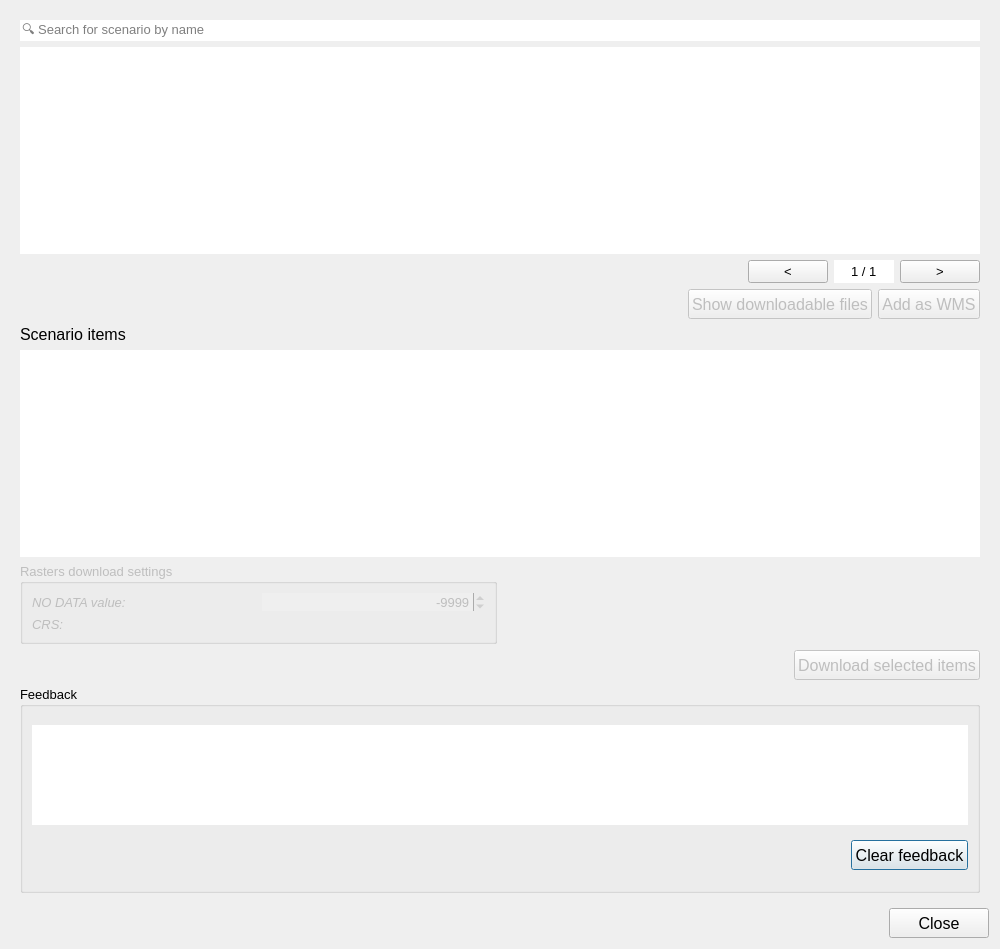
<?xml version="1.0" encoding="UTF-8"?>
<ui version="4.0">
 <class>Dialog</class>
 <widget class="QDialog" name="Dialog">
  <property name="geometry">
   <rect>
    <x>0</x>
    <y>0</y>
    <width>1000</width>
    <height>949</height>
   </rect>
  </property>
  <property name="windowTitle">
   <string>Scenario Archive Browser</string>
  </property>
  <layout class="QGridLayout" name="gridLayout">
   <item row="0" column="0">
    <widget class="QWidget" name="scenario_download_widget" native="true">
     <property name="sizePolicy">
      <sizepolicy hsizetype="Preferred" vsizetype="Expanding">
       <horstretch>0</horstretch>
       <verstretch>0</verstretch>
      </sizepolicy>
     </property>
     <property name="minimumSize">
      <size>
       <width>500</width>
       <height>300</height>
      </size>
     </property>
     <property name="font">
      <font>
       <family>Segoe UI</family>
      </font>
     </property>
     <layout class="QGridLayout" name="gridLayout_8">
      <item row="10" column="0" colspan="2">
       <widget class="QgsCollapsibleGroupBox" name="grp_feedback">
        <property name="enabled">
         <bool>true</bool>
        </property>
        <property name="maximumSize">
         <size>
          <width>16777215</width>
          <height>16777215</height>
         </size>
        </property>
        <property name="font">
         <font>
          <family>Segoe UI</family>
          <pointsize>10</pointsize>
         </font>
        </property>
        <property name="title">
         <string>Feedback</string>
        </property>
        <property name="collapsed">
         <bool>false</bool>
        </property>
        <layout class="QGridLayout" name="gridLayout_2">
         <item row="0" column="0" colspan="2">
          <widget class="QListView" name="feedback_lv">
           <property name="sizePolicy">
            <sizepolicy hsizetype="Expanding" vsizetype="MinimumExpanding">
             <horstretch>0</horstretch>
             <verstretch>0</verstretch>
            </sizepolicy>
           </property>
           <property name="maximumSize">
            <size>
             <width>16777215</width>
             <height>100</height>
            </size>
           </property>
           <property name="font">
            <font>
             <family>Segoe UI</family>
             <pointsize>10</pointsize>
            </font>
           </property>
           <property name="frameShape">
            <enum>QFrame::NoFrame</enum>
           </property>
           <property name="editTriggers">
            <set>QAbstractItemView::NoEditTriggers</set>
           </property>
          </widget>
         </item>
         <item row="1" column="1">
          <widget class="QPushButton" name="pb_clear_feedback">
           <property name="enabled">
            <bool>true</bool>
           </property>
           <property name="minimumSize">
            <size>
             <width>100</width>
             <height>30</height>
            </size>
           </property>
           <property name="maximumSize">
            <size>
             <width>16777215</width>
             <height>16777215</height>
            </size>
           </property>
           <property name="font">
            <font>
             <family>Segoe UI</family>
             <pointsize>12</pointsize>
            </font>
           </property>
           <property name="text">
            <string>Clear feedback</string>
           </property>
          </widget>
         </item>
         <item row="1" column="0">
          <spacer name="horizontalSpacer">
           <property name="orientation">
            <enum>Qt::Horizontal</enum>
           </property>
           <property name="sizeHint" stdset="0">
            <size>
             <width>40</width>
             <height>20</height>
            </size>
           </property>
          </spacer>
         </item>
        </layout>
       </widget>
      </item>
      <item row="9" column="0" colspan="2">
       <layout class="QHBoxLayout" name="horizontalLayout_4">
        <property name="bottomMargin">
         <number>0</number>
        </property>
        <item>
         <spacer name="horizontalSpacer_9">
          <property name="orientation">
           <enum>Qt::Horizontal</enum>
          </property>
          <property name="sizeHint" stdset="0">
           <size>
            <width>40</width>
            <height>20</height>
           </size>
          </property>
         </spacer>
        </item>
        <item>
         <widget class="QPushButton" name="pb_download">
          <property name="enabled">
           <bool>false</bool>
          </property>
          <property name="minimumSize">
           <size>
            <width>100</width>
            <height>30</height>
           </size>
          </property>
          <property name="maximumSize">
           <size>
            <width>16777215</width>
            <height>16777215</height>
           </size>
          </property>
          <property name="font">
           <font>
            <family>Segoe UI</family>
            <pointsize>12</pointsize>
           </font>
          </property>
          <property name="text">
           <string>Download selected items</string>
          </property>
         </widget>
        </item>
       </layout>
      </item>
      <item row="2" column="0" colspan="2">
       <layout class="QHBoxLayout" name="horizontalLayout">
        <property name="topMargin">
         <number>0</number>
        </property>
        <property name="bottomMargin">
         <number>0</number>
        </property>
        <item>
         <spacer name="horizontalSpacer_13">
          <property name="orientation">
           <enum>Qt::Horizontal</enum>
          </property>
          <property name="sizeHint" stdset="0">
           <size>
            <width>400</width>
            <height>20</height>
           </size>
          </property>
         </spacer>
        </item>
        <item>
         <widget class="QPushButton" name="pb_prev_page">
          <property name="sizePolicy">
           <sizepolicy hsizetype="Minimum" vsizetype="Minimum">
            <horstretch>0</horstretch>
            <verstretch>0</verstretch>
           </sizepolicy>
          </property>
          <property name="minimumSize">
           <size>
            <width>40</width>
            <height>20</height>
           </size>
          </property>
          <property name="maximumSize">
           <size>
            <width>16777215</width>
            <height>16777215</height>
           </size>
          </property>
          <property name="font">
           <font>
            <family>Segoe UI</family>
            <pointsize>10</pointsize>
           </font>
          </property>
          <property name="layoutDirection">
           <enum>Qt::LeftToRight</enum>
          </property>
          <property name="text">
           <string>&lt;</string>
          </property>
         </widget>
        </item>
        <item>
         <widget class="QSpinBox" name="page_sbox">
          <property name="sizePolicy">
           <sizepolicy hsizetype="Minimum" vsizetype="Minimum">
            <horstretch>0</horstretch>
            <verstretch>0</verstretch>
           </sizepolicy>
          </property>
          <property name="minimumSize">
           <size>
            <width>60</width>
            <height>20</height>
           </size>
          </property>
          <property name="font">
           <font>
            <family>Segoe UI</family>
            <pointsize>10</pointsize>
           </font>
          </property>
          <property name="focusPolicy">
           <enum>Qt::StrongFocus</enum>
          </property>
          <property name="styleSheet">
           <string notr="true">QSpinBox {background-color: white;}</string>
          </property>
          <property name="frame">
           <bool>false</bool>
          </property>
          <property name="alignment">
           <set>Qt::AlignCenter</set>
          </property>
          <property name="buttonSymbols">
           <enum>QAbstractSpinBox::NoButtons</enum>
          </property>
          <property name="suffix">
           <string> / 1</string>
          </property>
          <property name="minimum">
           <number>1</number>
          </property>
         </widget>
        </item>
        <item>
         <widget class="QPushButton" name="pb_next_page">
          <property name="sizePolicy">
           <sizepolicy hsizetype="Minimum" vsizetype="Minimum">
            <horstretch>0</horstretch>
            <verstretch>0</verstretch>
           </sizepolicy>
          </property>
          <property name="minimumSize">
           <size>
            <width>40</width>
            <height>20</height>
           </size>
          </property>
          <property name="maximumSize">
           <size>
            <width>16777215</width>
            <height>16777215</height>
           </size>
          </property>
          <property name="font">
           <font>
            <family>Segoe UI</family>
            <pointsize>10</pointsize>
           </font>
          </property>
          <property name="text">
           <string>&gt;</string>
          </property>
         </widget>
        </item>
       </layout>
      </item>
      <item row="3" column="0" colspan="2">
       <layout class="QHBoxLayout" name="horizontalLayout_3">
        <property name="bottomMargin">
         <number>0</number>
        </property>
        <item>
         <spacer name="horizontalSpacer_8">
          <property name="orientation">
           <enum>Qt::Horizontal</enum>
          </property>
          <property name="sizeHint" stdset="0">
           <size>
            <width>40</width>
            <height>20</height>
           </size>
          </property>
         </spacer>
        </item>
        <item>
         <widget class="QPushButton" name="pb_show_files">
          <property name="enabled">
           <bool>false</bool>
          </property>
          <property name="minimumSize">
           <size>
            <width>100</width>
            <height>30</height>
           </size>
          </property>
          <property name="maximumSize">
           <size>
            <width>16777215</width>
            <height>16777215</height>
           </size>
          </property>
          <property name="font">
           <font>
            <family>Segoe UI</family>
            <pointsize>12</pointsize>
           </font>
          </property>
          <property name="text">
           <string>Show downloadable files</string>
          </property>
         </widget>
        </item>
        <item>
         <widget class="QPushButton" name="pb_add_wms">
          <property name="enabled">
           <bool>false</bool>
          </property>
          <property name="minimumSize">
           <size>
            <width>100</width>
            <height>30</height>
           </size>
          </property>
          <property name="maximumSize">
           <size>
            <width>16777215</width>
            <height>16777215</height>
           </size>
          </property>
          <property name="font">
           <font>
            <family>Segoe UI</family>
            <pointsize>12</pointsize>
           </font>
          </property>
          <property name="text">
           <string>Add as WMS</string>
          </property>
         </widget>
        </item>
       </layout>
      </item>
      <item row="6" column="0">
       <widget class="QGroupBox" name="grp_raster_settings">
        <property name="enabled">
         <bool>false</bool>
        </property>
        <property name="font">
         <font>
          <family>Segoe UI</family>
          <pointsize>10</pointsize>
         </font>
        </property>
        <property name="title">
         <string>Rasters download settings</string>
        </property>
        <layout class="QGridLayout" name="gridLayout_3">
         <item row="0" column="1">
          <widget class="QgsSpinBox" name="no_data_sbox">
           <property name="font">
            <font>
             <family>Segoe UI</family>
             <pointsize>10</pointsize>
            </font>
           </property>
           <property name="frame">
            <bool>false</bool>
           </property>
           <property name="alignment">
            <set>Qt::AlignRight|Qt::AlignTrailing|Qt::AlignVCenter</set>
           </property>
           <property name="minimum">
            <number>-1000000</number>
           </property>
           <property name="maximum">
            <number>1000000</number>
           </property>
           <property name="value">
            <number>-9999</number>
           </property>
           <property name="showClearButton">
            <bool>false</bool>
           </property>
          </widget>
         </item>
         <item row="0" column="0">
          <widget class="QLabel" name="label_3">
           <property name="font">
            <font>
             <family>Segoe UI</family>
             <pointsize>10</pointsize>
             <italic>true</italic>
            </font>
           </property>
           <property name="text">
            <string>NO DATA value:</string>
           </property>
          </widget>
         </item>
         <item row="1" column="0">
          <widget class="QLabel" name="label_4">
           <property name="font">
            <font>
             <family>Segoe UI</family>
             <pointsize>10</pointsize>
             <italic>true</italic>
            </font>
           </property>
           <property name="text">
            <string>CRS:</string>
           </property>
          </widget>
         </item>
         <item row="1" column="1">
          <widget class="QgsProjectionSelectionWidget" name="crs_widget">
           <property name="font">
            <font>
             <family>Segoe UI</family>
             <pointsize>10</pointsize>
            </font>
           </property>
          </widget>
         </item>
        </layout>
       </widget>
      </item>
      <item row="5" column="0" colspan="2">
       <widget class="QTreeView" name="scenario_results_tv">
        <property name="font">
         <font>
          <family>Segoe UI</family>
          <pointsize>10</pointsize>
         </font>
        </property>
        <property name="frameShape">
         <enum>QFrame::NoFrame</enum>
        </property>
        <property name="editTriggers">
         <set>QAbstractItemView::NoEditTriggers</set>
        </property>
       </widget>
      </item>
      <item row="4" column="0">
       <widget class="QLabel" name="label_2">
        <property name="font">
         <font>
          <family>Segoe UI</family>
          <pointsize>12</pointsize>
         </font>
        </property>
        <property name="text">
         <string>Scenario items</string>
        </property>
       </widget>
      </item>
      <item row="1" column="0" colspan="2">
       <widget class="QTreeView" name="scenario_tv">
        <property name="font">
         <font>
          <family>Segoe UI</family>
          <pointsize>10</pointsize>
         </font>
        </property>
        <property name="frameShape">
         <enum>QFrame::NoFrame</enum>
        </property>
        <property name="editTriggers">
         <set>QAbstractItemView::NoEditTriggers</set>
        </property>
        <property name="sortingEnabled">
         <bool>true</bool>
        </property>
        <attribute name="headerShowSortIndicator" stdset="0">
         <bool>true</bool>
        </attribute>
       </widget>
      </item>
      <item row="0" column="0" colspan="2">
       <widget class="QLineEdit" name="scenario_search_le">
        <property name="font">
         <font>
          <family>Segoe UI</family>
          <pointsize>10</pointsize>
         </font>
        </property>
        <property name="frame">
         <bool>false</bool>
        </property>
        <property name="placeholderText">
         <string>🔍 Search for scenario by name</string>
        </property>
       </widget>
      </item>
     </layout>
    </widget>
   </item>
   <item row="1" column="0">
    <layout class="QHBoxLayout" name="horizontalLayout_2">
     <property name="bottomMargin">
      <number>0</number>
     </property>
     <item>
      <spacer name="horizontalSpacer_2">
       <property name="orientation">
        <enum>Qt::Horizontal</enum>
       </property>
       <property name="sizeHint" stdset="0">
        <size>
         <width>40</width>
         <height>20</height>
        </size>
       </property>
      </spacer>
     </item>
     <item>
      <widget class="QPushButton" name="pb_close">
       <property name="sizePolicy">
        <sizepolicy hsizetype="Preferred" vsizetype="Fixed">
         <horstretch>0</horstretch>
         <verstretch>0</verstretch>
        </sizepolicy>
       </property>
       <property name="minimumSize">
        <size>
         <width>100</width>
         <height>30</height>
        </size>
       </property>
       <property name="maximumSize">
        <size>
         <width>16777215</width>
         <height>16777215</height>
        </size>
       </property>
       <property name="font">
        <font>
         <family>Segoe UI</family>
         <pointsize>12</pointsize>
        </font>
       </property>
       <property name="text">
        <string>Close</string>
       </property>
      </widget>
     </item>
    </layout>
   </item>
  </layout>
 </widget>
 <customwidgets>
  <customwidget>
   <class>QgsCollapsibleGroupBox</class>
   <extends>QGroupBox</extends>
   <header>qgscollapsiblegroupbox.h</header>
   <container>1</container>
  </customwidget>
  <customwidget>
   <class>QgsProjectionSelectionWidget</class>
   <extends>QWidget</extends>
   <header>qgsprojectionselectionwidget.h</header>
  </customwidget>
  <customwidget>
   <class>QgsSpinBox</class>
   <extends>QSpinBox</extends>
   <header>qgsspinbox.h</header>
  </customwidget>
 </customwidgets>
 <resources/>
 <connections/>
</ui>
